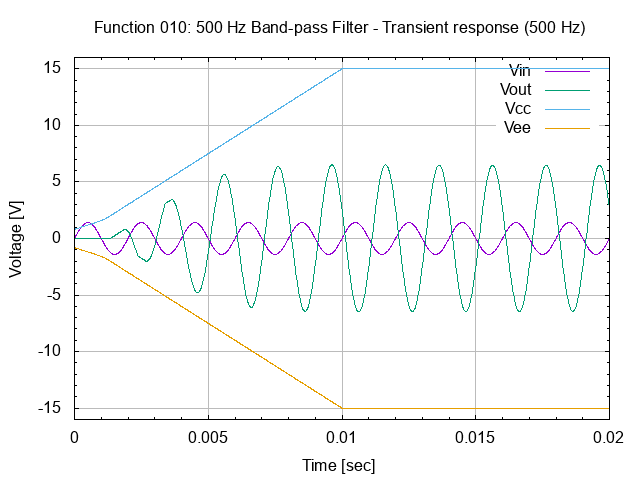

Write gnuplot code to recreate this figure.
# set terminal
set term png

#set graph
set output "26.010.00.01.01.02.png"
set title "Function 010: 500 Hz Band-pass Filter - Transient response (500 Hz)"

# setup Y-axis
set yrange [-16:16]
set grid ytics lt 1 lw 1 lc rgb "#bbbbbb"
set mytics
set ylabel "Voltage [V]"

# setup X-axis
set grid xtics lt 1 lw 1 lc rgb "#bbbbbb"
set mxtics
set xrange [0:0.02]
set xlabel "Time [sec]"

# setup plot style
set style data lines
plot '26.010.00.01.01.dat' using 1:2 title "Vin", \
     '26.010.00.01.01.dat' using 1:3 title "Vout", \
     '26.010.00.01.01.dat' using 1:4 title "Vcc", \
     '26.010.00.01.01.dat' using 1:5 title "Vee"

# set output back to default
set output

# reset terminal type
set terminal pop
